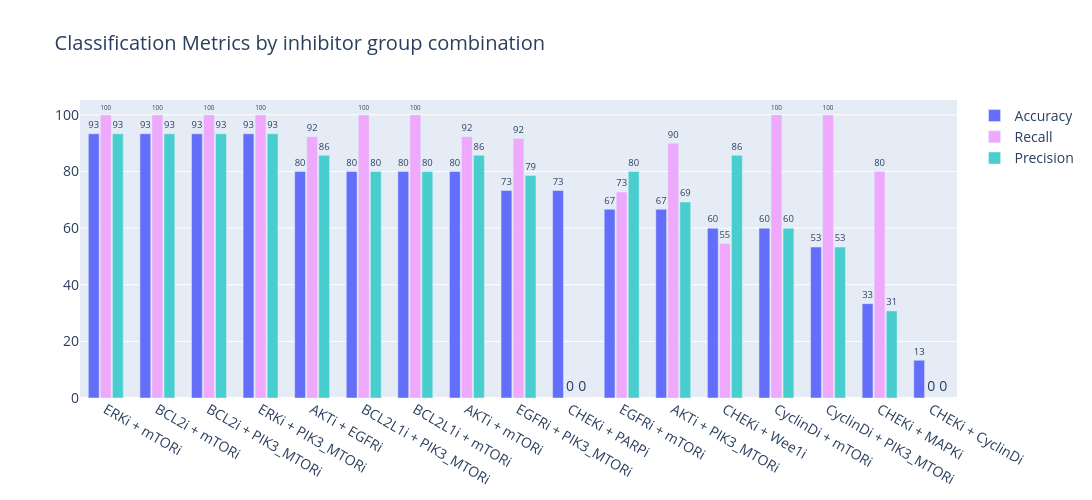
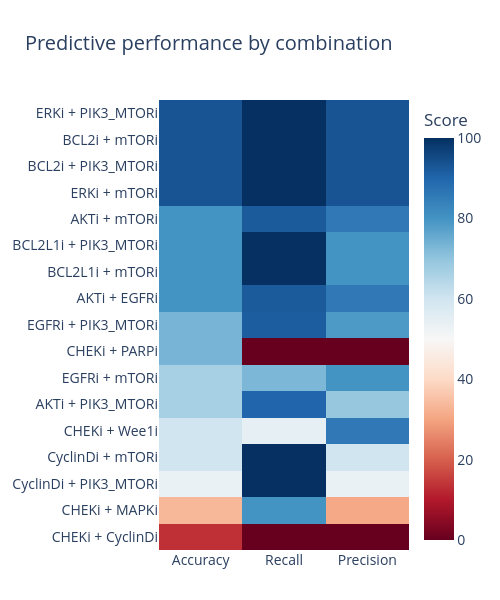
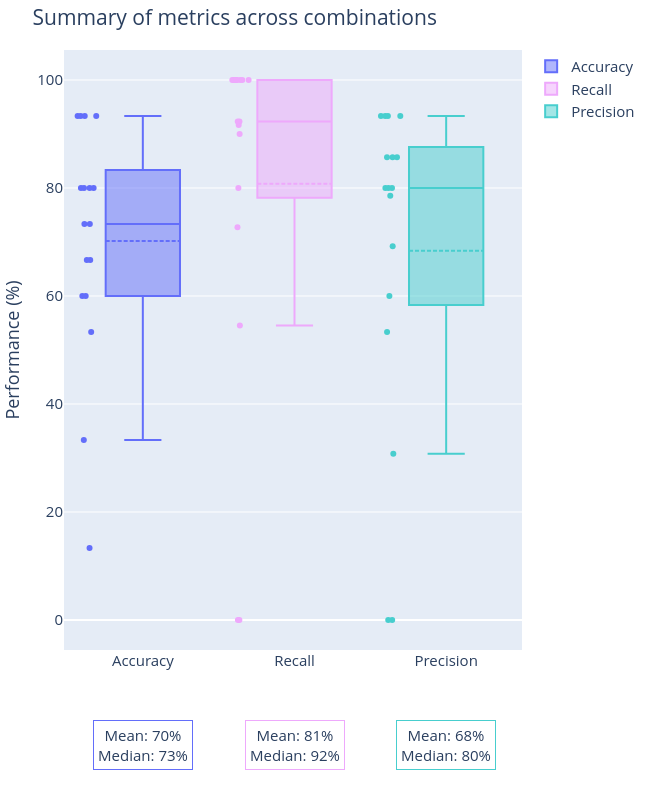

The code cell stored with these charts, in order, in its notebook:
### Markdown cell above
### Classification by Inhibitor Combination

### Code cell
make_classification_plots(
    str(results_dir), 
    plots_dir=str(plots_dir), 
    show=show,
    analysis_type="combination",
    debug=False
)

### Figure 1 — Plotly figure (JSON) as saved in the notebook; plotly's stock layout.template omitted (floating-point values rounded to 4 significant figures)
{"data": [{"marker": {"color": "#636EFA"}, "name": "Accuracy", "orientation": "v", "text": [93.0, 93.0, 93.0, 93.0, 80.0, 80.0, 80.0, 80.0, 73.0, 73.0, 67.0, 67.0, 60.0, 60.0, 53.0, 33.0, 13.0], "textposition": "outside", "type": "bar", "x": ["ERKi + mTORi", "BCL2i + mTORi", "BCL2i + PIK3_MTORi", "ERKi + PIK3_MTORi", "AKTi + EGFRi", "BCL2L1i + PIK3_MTORi", "BCL2L1i + mTORi", "AKTi + mTORi", "EGFRi + PIK3_MTORi", "CHEKi + PARPi", "EGFRi + mTORi", "AKTi + PIK3_MTORi", "CHEKi + Wee1i", "CyclinDi + mTORi", "CyclinDi + PIK3_MTORi", "CHEKi + MAPKi", "CHEKi + CyclinDi"], "y": [93.33, 93.33, 93.33, 93.33, 80.0, 80.0, 80.0, 80.0, 73.33, 73.33, 66.67, 66.67, 60.0, 60.0, 53.33, 33.33, 13.33]}, {"marker": {"color": "#EEA9FC"}, "name": "Recall", "orientation": "v", "text": [100.0, 100.0, 100.0, 100.0, 92.0, 100.0, 100.0, 92.0, 92.0, 0.0, 73.0, 90.0, 55.0, 100.0, 100.0, 80.0, 0.0], "textposition": "outside", "type": "bar", "x": ["ERKi + mTORi", "BCL2i + mTORi", "BCL2i + PIK3_MTORi", "ERKi + PIK3_MTORi", "AKTi + EGFRi", "BCL2L1i + PIK3_MTORi", "BCL2L1i + mTORi", "AKTi + mTORi", "EGFRi + PIK3_MTORi", "CHEKi + PARPi", "EGFRi + mTORi", "AKTi + PIK3_MTORi", "CHEKi + Wee1i", "CyclinDi + mTORi", "CyclinDi + PIK3_MTORi", "CHEKi + MAPKi", "CHEKi + CyclinDi"], "y": [100.0, 100.0, 100.0, 100.0, 92.31, 100.0, 100.0, 92.31, 91.67, 0.0, 72.73, 90.0, 54.55, 100.0, 100.0, 80.0, 0.0]}, {"marker": {"color": "#48CECE"}, "name": "Precision", "orientation": "v", "text": [93.0, 93.0, 93.0, 93.0, 86.0, 80.0, 80.0, 86.0, 79.0, 0.0, 80.0, 69.0, 86.0, 60.0, 53.0, 31.0, 0.0], "textposition": "outside", "type": "bar", "x": ["ERKi + mTORi", "BCL2i + mTORi", "BCL2i + PIK3_MTORi", "ERKi + PIK3_MTORi", "AKTi + EGFRi", "BCL2L1i + PIK3_MTORi", "BCL2L1i + mTORi", "AKTi + mTORi", "EGFRi + PIK3_MTORi", "CHEKi + PARPi", "EGFRi + mTORi", "AKTi + PIK3_MTORi", "CHEKi + Wee1i", "CyclinDi + mTORi", "CyclinDi + PIK3_MTORi", "CHEKi + MAPKi", "CHEKi + CyclinDi"], "y": [93.33, 93.33, 93.33, 93.33, 85.71, 80.0, 80.0, 85.71, 78.57, 0.0, 80.0, 69.23, 85.71, 60.0, 53.33, 30.77, 0.0]}], "layout": {"bargap": 0.3, "bargroupgap": 0.1, "barmode": "group", "font": {"size": 14}, "height": 500, "title": {"text": "Classification Metrics by inhibitor group combination"}, "width": 1500}}

### Figure 2 — Plotly figure (JSON) as saved in the notebook; plotly's stock layout.template omitted (floating-point values rounded to 4 significant figures)
{"data": [{"colorbar": {"title": {"text": "Score"}}, "colorscale": [[0, "rgb(103,0,31)"], [0.1, "rgb(178,24,43)"], [0.2, "rgb(214,96,77)"], [0.3, "rgb(244,165,130)"], [0.4, "rgb(253,219,199)"], [0.5, "rgb(247,247,247)"], [0.6, "rgb(209,229,240)"], [0.7, "rgb(146,197,222)"], [0.8, "rgb(67,147,195)"], [0.9, "rgb(33,102,172)"], [1, "rgb(5,48,97)"]], "type": "heatmap", "x": ["Accuracy", "Recall", "Precision"], "y": ["CHEKi + CyclinDi", "CHEKi + MAPKi", "CyclinDi + PIK3_MTORi", "CyclinDi + mTORi", "CHEKi + Wee1i", "AKTi + PIK3_MTORi", "EGFRi + mTORi", "CHEKi + PARPi", "EGFRi + PIK3_MTORi", "AKTi + EGFRi", "BCL2L1i + mTORi", "BCL2L1i + PIK3_MTORi", "AKTi + mTORi", "ERKi + mTORi", "BCL2i + PIK3_MTORi", "BCL2i + mTORi", "ERKi + PIK3_MTORi"], "z": [[13.33, 0.0, 0.0], [33.33, 80.0, 30.77], [53.33, 100.0, 53.33], [60.0, 100.0, 60.0], [60.0, 54.55, 85.71], [66.67, 90.0, 69.23], [66.67, 72.73, 80.0], [73.33, 0.0, 0.0], [73.33, 91.67, 78.57], [80.0, 92.31, 85.71], [80.0, 100.0, 80.0], [80.0, 100.0, 80.0], [80.0, 92.31, 85.71], [93.33, 100.0, 93.33], [93.33, 100.0, 93.33], [93.33, 100.0, 93.33], [93.33, 100.0, 93.33]], "zmax": 100, "zmin": 0}], "layout": {"font": {"size": 14}, "height": 600, "margin": {"b": 50, "l": 150, "r": 50, "t": 100}, "title": {"text": "Predictive performance by combination"}, "width": 500}}

### Figure 3 — Plotly figure (JSON) as saved in the notebook; plotly's stock layout.template omitted (floating-point values rounded to 4 significant figures)
{"data": [{"boxmean": true, "boxpoints": "all", "hoverinfo": "y+text", "hovertext": ["CHEKi + CyclinDi", "CHEKi + MAPKi", "CyclinDi + PIK3_MTORi", "CyclinDi + mTORi", "CHEKi + Wee1i", "AKTi + PIK3_MTORi", "EGFRi + mTORi", "CHEKi + PARPi", "EGFRi + PIK3_MTORi", "AKTi + EGFRi", "BCL2L1i + mTORi", "BCL2L1i + PIK3_MTORi", "AKTi + mTORi", "ERKi + mTORi", "BCL2i + PIK3_MTORi", "BCL2i + mTORi", "ERKi + PIK3_MTORi"], "marker": {"color": "#636EFA"}, "name": "Accuracy", "type": "box", "y": [13.33, 33.33, 53.33, 60.0, 60.0, 66.67, 66.67, 73.33, 73.33, 80.0, 80.0, 80.0, 80.0, 93.33, 93.33, 93.33, 93.33]}, {"boxmean": true, "boxpoints": "all", "hoverinfo": "y+text", "hovertext": ["CHEKi + CyclinDi", "CHEKi + MAPKi", "CyclinDi + PIK3_MTORi", "CyclinDi + mTORi", "CHEKi + Wee1i", "AKTi + PIK3_MTORi", "EGFRi + mTORi", "CHEKi + PARPi", "EGFRi + PIK3_MTORi", "AKTi + EGFRi", "BCL2L1i + mTORi", "BCL2L1i + PIK3_MTORi", "AKTi + mTORi", "ERKi + mTORi", "BCL2i + PIK3_MTORi", "BCL2i + mTORi", "ERKi + PIK3_MTORi"], "marker": {"color": "#EEA9FC"}, "name": "Recall", "type": "box", "y": [0.0, 80.0, 100.0, 100.0, 54.55, 90.0, 72.73, 0.0, 91.67, 92.31, 100.0, 100.0, 92.31, 100.0, 100.0, 100.0, 100.0]}, {"boxmean": true, "boxpoints": "all", "hoverinfo": "y+text", "hovertext": ["CHEKi + CyclinDi", "CHEKi + MAPKi", "CyclinDi + PIK3_MTORi", "CyclinDi + mTORi", "CHEKi + Wee1i", "AKTi + PIK3_MTORi", "EGFRi + mTORi", "CHEKi + PARPi", "EGFRi + PIK3_MTORi", "AKTi + EGFRi", "BCL2L1i + mTORi", "BCL2L1i + PIK3_MTORi", "AKTi + mTORi", "ERKi + mTORi", "BCL2i + PIK3_MTORi", "BCL2i + mTORi", "ERKi + PIK3_MTORi"], "marker": {"color": "#48CECE"}, "name": "Precision", "type": "box", "y": [0.0, 30.77, 53.33, 60.0, 85.71, 69.23, 80.0, 0.0, 78.57, 85.71, 80.0, 80.0, 85.71, 93.33, 93.33, 93.33, 93.33]}], "layout": {"annotations": [{"align": "center", "bgcolor": "rgba(255, 255, 255, 0.8)", "bordercolor": "#636EFA", "borderpad": 4, "borderwidth": 1, "showarrow": false, "text": "Mean: 70%<br>Median: 73%", "x": "Accuracy", "y": -0.2, "yref": "paper"}, {"align": "center", "bgcolor": "rgba(255, 255, 255, 0.8)", "bordercolor": "#EEA9FC", "borderpad": 4, "borderwidth": 1, "showarrow": false, "text": "Mean: 81%<br>Median: 92%", "x": "Recall", "y": -0.2, "yref": "paper"}, {"align": "center", "bgcolor": "rgba(255, 255, 255, 0.8)", "bordercolor": "#48CECE", "borderpad": 4, "borderwidth": 1, "showarrow": false, "text": "Mean: 68%<br>Median: 80%", "x": "Precision", "y": -0.2, "yref": "paper"}], "font": {"size": 15}, "height": 800, "margin": {"b": 150, "l": 10, "r": 10, "t": 50}, "title": {"text": "Summary of metrics across combinations"}, "width": 650, "yaxis": {"title": {"text": "Performance (%)"}}}}
